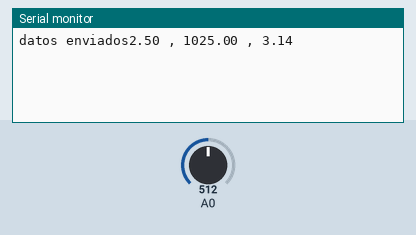
This sketch was run on a simulated Arduino Mega 2560, built with avr-gcc and run on an emulated ATmega2560. Parts: the last lines printed to the serial monitor. The test bench sets the inputs (shaded band); at power-on: A0 = 512. Storage starts empty; no radio packets arrive unless stated.

Above: at 2.2 s.
2.3 s: A0 set to 716
At 3.9 s:
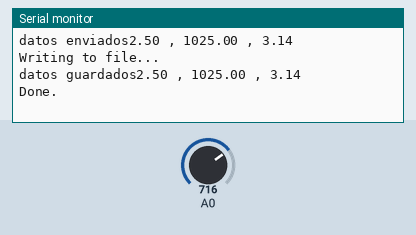
6.1 s: A0 set to 900
At 8.1 s:
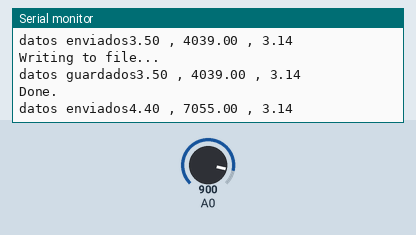
Timing chart, 0 to 9.6 s (numbered marks = the images above; inputs shaded):
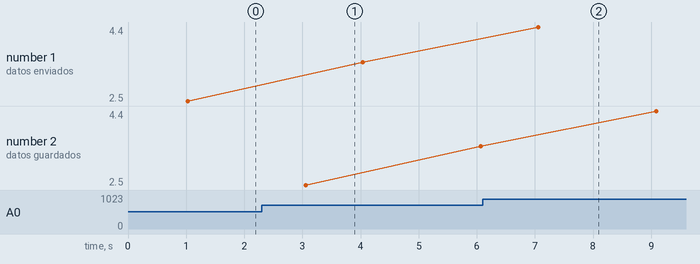

Measured:
- after the input at 6.1 s, the serial monitor: prints a new line after 0.96 s (image 2)
- plotted number 1: 2.5 → 3.5 after the input at 2.3 s, 3.5 → 4.4 after the input at 6.1 s
- plotted number 2: 3.5 → 4.4 after the input at 6.1 s

The sketch:

pruebaRFSD.ino
```cpp
#include <SD.h>
#include <SPI.h>
#include "RF24.h"

const int pinCEt = 9;
const int pinCSt = 10;

const int ss = 53;

File myFile;
int pinCS = 53;

RF24 myRadio (pinCEt, pinCSt);
byte slaveAddress[5] = {'R','x','A','A','A'};
float datos[3];

void setup()
{
  pinMode(ss, OUTPUT);
  digitalWrite(ss, HIGH);

  pinMode(pinCEt, OUTPUT);
  pinMode(pinCSt, OUTPUT);
  pinMode(pinCS, OUTPUT);


  SD.begin();
  Serial.begin(9600);
  myRadio.begin();
  myRadio.setChannel(115);
  myRadio.setPALevel(RF24_PA_MAX);
  myRadio.setDataRate( RF24_250KBPS ) ;
  myRadio.openWritingPipe(slaveAddress);
  delay(1000);

  //digitalWrite(pinCS, HIGH);
  //digitalWrite(pinCSt, HIGH);
}

void loop()
{
  datos[0]=analogRead(0)* (5.0 / 1023.0);;
  datos[1]=millis();
  datos[2]=3.14;
  digitalWrite(pinCSt, LOW);
  myRadio.write(&datos, sizeof(datos));
     Serial.print("datos enviados");
     Serial.print(datos[0]);
     Serial.print(" , ");
     Serial.print(datos[1]);
     Serial.print(" , ");
     Serial.println(datos[2]);
  digitalWrite(pinCSt, HIGH);
  delay(2000);
  digitalWrite(pinCS, LOW);
  save();
  digitalWrite(pinCS, HIGH);
  delay(1000);
}

void save() {
  myFile = SD.open("testing.txt", FILE_WRITE);
  if (myFile) {
    Serial.println("Writing to file...");
    // Write to file
    Serial.print("datos guardados");
     Serial.print(datos[0]);
     Serial.print(" , ");
     Serial.print(datos[1]);
     Serial.print(" , ");
     Serial.println(datos[2]);
    myFile.close(); // close the file
    Serial.println("Done.");
  }
  // if the file didn't open, print an error:
  else {
    Serial.println("error opening testing.txt");
  }
}
```
